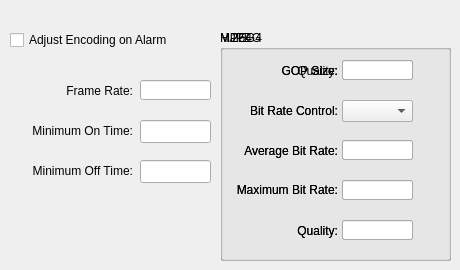
   <widget class="QWidget" name="uiTabEncOnAlarm" >
    <attribute name="title" >
     <string>Video Encoder on Alarm</string>
    </attribute>
    <widget class="QGroupBox" name="uiGrpEncOnAlarmMPEG4" >
     <property name="geometry" >
      <rect>
       <x>220</x>
       <y>30</y>
       <width>231</width>
       <height>231</height>
      </rect>
     </property>
     <property name="title" >
      <string>MPEG4</string>
     </property>
     <property name="alignment" >
      <set>Qt::AlignLeading</set>
     </property>
     <property name="checkable" >
      <bool>false</bool>
     </property>
     <property name="checked" >
      <bool>false</bool>
     </property>
     <widget class="QLabel" name="label_33" >
      <property name="geometry" >
       <rect>
        <x>10</x>
        <y>150</y>
        <width>108</width>
        <height>20</height>
       </rect>
      </property>
      <property name="text" >
       <string>Maximum Bit Rate:</string>
      </property>
      <property name="alignment" >
       <set>Qt::AlignRight|Qt::AlignTrailing|Qt::AlignVCenter</set>
      </property>
     </widget>
     <widget class="QLabel" name="label_34" >
      <property name="geometry" >
       <rect>
        <x>10</x>
        <y>70</y>
        <width>108</width>
        <height>21</height>
       </rect>
      </property>
      <property name="text" >
       <string>Bit Rate Control:</string>
      </property>
      <property name="alignment" >
       <set>Qt::AlignRight|Qt::AlignTrailing|Qt::AlignVCenter</set>
      </property>
     </widget>
     <widget class="QLabel" name="label_35" >
      <property name="geometry" >
       <rect>
        <x>10</x>
        <y>110</y>
        <width>108</width>
        <height>21</height>
       </rect>
      </property>
      <property name="text" >
       <string>Average Bit Rate:</string>
      </property>
      <property name="alignment" >
       <set>Qt::AlignRight|Qt::AlignTrailing|Qt::AlignVCenter</set>
      </property>
     </widget>
     <widget class="QLabel" name="label_37" >
      <property name="geometry" >
       <rect>
        <x>10</x>
        <y>30</y>
        <width>108</width>
        <height>21</height>
       </rect>
      </property>
      <property name="text" >
       <string>GOP Size:</string>
      </property>
      <property name="alignment" >
       <set>Qt::AlignRight|Qt::AlignTrailing|Qt::AlignVCenter</set>
      </property>
     </widget>
     <widget class="QLineEdit" name="uiLEditEncOnAlarmMaxBitRateMPEG4" >
      <property name="geometry" >
       <rect>
        <x>122</x>
        <y>150</y>
        <width>71</width>
        <height>20</height>
       </rect>
      </property>
     </widget>
     <widget class="QLineEdit" name="uiLEditEncOnAlarmAvgBitRateMPEG4" >
      <property name="geometry" >
       <rect>
        <x>122</x>
        <y>110</y>
        <width>71</width>
        <height>20</height>
       </rect>
      </property>
     </widget>
     <widget class="QComboBox" name="uiComboEncOnAlarmBitRateControlMPEG4" >
      <property name="geometry" >
       <rect>
        <x>122</x>
        <y>70</y>
        <width>71</width>
        <height>22</height>
       </rect>
      </property>
     </widget>
     <widget class="QLineEdit" name="uiLEditEncOnAlarmGOPMPEG4" >
      <property name="geometry" >
       <rect>
        <x>122</x>
        <y>30</y>
        <width>71</width>
        <height>20</height>
       </rect>
      </property>
     </widget>
     <widget class="QLineEdit" name="uiLEditEncOnAlarmQualityMPEG4" >
      <property name="geometry" >
       <rect>
        <x>122</x>
        <y>190</y>
        <width>71</width>
        <height>20</height>
       </rect>
      </property>
     </widget>
     <widget class="QLabel" name="uiLabelEncOnAlarmQualityMPEG4" >
      <property name="geometry" >
       <rect>
        <x>10</x>
        <y>190</y>
        <width>108</width>
        <height>21</height>
       </rect>
      </property>
      <property name="text" >
       <string>Quality:</string>
      </property>
      <property name="alignment" >
       <set>Qt::AlignRight|Qt::AlignTrailing|Qt::AlignVCenter</set>
      </property>
     </widget>
    </widget>
    <widget class="QGroupBox" name="uiGrpEncOnAlarmMjpeg" >
     <property name="geometry" >
      <rect>
       <x>220</x>
       <y>30</y>
       <width>231</width>
       <height>231</height>
      </rect>
     </property>
     <property name="title" >
      <string>MJPEG</string>
     </property>
     <widget class="QLabel" name="uiLabelEncOnAlarmMjpegQuality" >
      <property name="geometry" >
       <rect>
        <x>10</x>
        <y>30</y>
        <width>108</width>
        <height>21</height>
       </rect>
      </property>
      <property name="text" >
       <string>Quality:</string>
      </property>
      <property name="alignment" >
       <set>Qt::AlignRight|Qt::AlignTrailing|Qt::AlignVCenter</set>
      </property>
     </widget>
     <widget class="QLineEdit" name="uiLEditEncOnAlarmMjpegQuality" >
      <property name="geometry" >
       <rect>
        <x>122</x>
        <y>30</y>
        <width>71</width>
        <height>20</height>
       </rect>
      </property>
     </widget>
    </widget>
    <widget class="QLabel" name="label_20" >
     <property name="geometry" >
      <rect>
       <x>12</x>
       <y>160</y>
       <width>121</width>
       <height>21</height>
      </rect>
     </property>
     <property name="text" >
      <string>Minimum Off Time:</string>
     </property>
     <property name="alignment" >
      <set>Qt::AlignRight|Qt::AlignTrailing|Qt::AlignVCenter</set>
     </property>
    </widget>
    <widget class="QLabel" name="label" >
     <property name="geometry" >
      <rect>
       <x>12</x>
       <y>120</y>
       <width>121</width>
       <height>21</height>
      </rect>
     </property>
     <property name="text" >
      <string>Minimum On Time:</string>
     </property>
     <property name="alignment" >
      <set>Qt::AlignRight|Qt::AlignTrailing|Qt::AlignVCenter</set>
     </property>
    </widget>
    <widget class="QLabel" name="label_21" >
     <property name="geometry" >
      <rect>
       <x>12</x>
       <y>80</y>
       <width>121</width>
       <height>21</height>
      </rect>
     </property>
     <property name="text" >
      <string>Frame Rate:</string>
     </property>
     <property name="alignment" >
      <set>Qt::AlignRight|Qt::AlignTrailing|Qt::AlignVCenter</set>
     </property>
    </widget>
    <widget class="QGroupBox" name="uiGrpEncOnAlarmH264" >
     <property name="geometry" >
      <rect>
       <x>220</x>
       <y>30</y>
       <width>231</width>
       <height>231</height>
      </rect>
     </property>
     <property name="title" >
      <string>H.264</string>
     </property>
     <property name="alignment" >
      <set>Qt::AlignLeading</set>
     </property>
     <property name="checkable" >
      <bool>false</bool>
     </property>
     <property name="checked" >
      <bool>false</bool>
     </property>
     <widget class="QLabel" name="label_18" >
      <property name="geometry" >
       <rect>
        <x>10</x>
        <y>150</y>
        <width>108</width>
        <height>20</height>
       </rect>
      </property>
      <property name="text" >
       <string>Maximum Bit Rate:</string>
      </property>
      <property name="alignment" >
       <set>Qt::AlignRight|Qt::AlignTrailing|Qt::AlignVCenter</set>
      </property>
     </widget>
     <widget class="QLabel" name="label_13" >
      <property name="geometry" >
       <rect>
        <x>10</x>
        <y>70</y>
        <width>108</width>
        <height>21</height>
       </rect>
      </property>
      <property name="text" >
       <string>Bit Rate Control:</string>
      </property>
      <property name="alignment" >
       <set>Qt::AlignRight|Qt::AlignTrailing|Qt::AlignVCenter</set>
      </property>
     </widget>
     <widget class="QLabel" name="label_12" >
      <property name="geometry" >
       <rect>
        <x>10</x>
        <y>110</y>
        <width>108</width>
        <height>21</height>
       </rect>
      </property>
      <property name="text" >
       <string>Average Bit Rate:</string>
      </property>
      <property name="alignment" >
       <set>Qt::AlignRight|Qt::AlignTrailing|Qt::AlignVCenter</set>
      </property>
     </widget>
     <widget class="QLabel" name="label_22" >
      <property name="geometry" >
       <rect>
        <x>10</x>
        <y>190</y>
        <width>108</width>
        <height>21</height>
       </rect>
      </property>
      <property name="text" >
       <string>Quality:</string>
      </property>
      <property name="alignment" >
       <set>Qt::AlignRight|Qt::AlignTrailing|Qt::AlignVCenter</set>
      </property>
     </widget>
     <widget class="QLabel" name="label_19" >
      <property name="geometry" >
       <rect>
        <x>10</x>
        <y>30</y>
        <width>108</width>
        <height>21</height>
       </rect>
      </property>
      <property name="text" >
       <string>GOP Size:</string>
      </property>
      <property name="alignment" >
       <set>Qt::AlignRight|Qt::AlignTrailing|Qt::AlignVCenter</set>
      </property>
     </widget>
     <widget class="QLineEdit" name="onAlarmGOPSizeEdit" >
      <property name="geometry" >
       <rect>
        <x>122</x>
        <y>30</y>
        <width>71</width>
        <height>20</height>
       </rect>
      </property>
     </widget>
     <widget class="QComboBox" name="onAlarmBitRateControlCombo" >
      <property name="geometry" >
       <rect>
        <x>122</x>
        <y>70</y>
        <width>71</width>
        <height>22</height>
       </rect>
      </property>
     </widget>
     <widget class="QLineEdit" name="onAlarmAvgBitRateEdit" >
      <property name="geometry" >
       <rect>
        <x>122</x>
        <y>110</y>
        <width>71</width>
        <height>20</height>
       </rect>
      </property>
     </widget>
     <widget class="QLineEdit" name="onAlarmMaxBitRateEdit" >
      <property name="geometry" >
       <rect>
        <x>122</x>
        <y>150</y>
        <width>71</width>
        <height>20</height>
       </rect>
      </property>
     </widget>
     <widget class="QLineEdit" name="onAlarmH264QualityEdit" >
      <property name="geometry" >
       <rect>
        <x>122</x>
        <y>190</y>
        <width>71</width>
        <height>20</height>
       </rect>
      </property>
     </widget>
    </widget>
    <widget class="QCheckBox" name="onAlarmEncodingCheck" >
     <property name="geometry" >
      <rect>
       <x>10</x>
       <y>30</y>
       <width>181</width>
       <height>20</height>
      </rect>
     </property>
     <property name="text" >
      <string>Adjust Encoding on Alarm</string>
     </property>
    </widget>
    <widget class="QLineEdit" name="onAlarmMinOffEdit" >
     <property name="geometry" >
      <rect>
       <x>140</x>
       <y>160</y>
       <width>71</width>
       <height>23</height>
      </rect>
     </property>
    </widget>
    <widget class="QLineEdit" name="onAlarmMinOnEdit" >
     <property name="geometry" >
      <rect>
       <x>140</x>
       <y>120</y>
       <width>71</width>
       <height>23</height>
      </rect>
     </property>
    </widget>
    <widget class="QLineEdit" name="onAlarmFrameRateEdit" >
     <property name="geometry" >
      <rect>
       <x>140</x>
       <y>80</y>
       <width>71</width>
       <height>20</height>
      </rect>
     </property>
    </widget>
   </widget>
